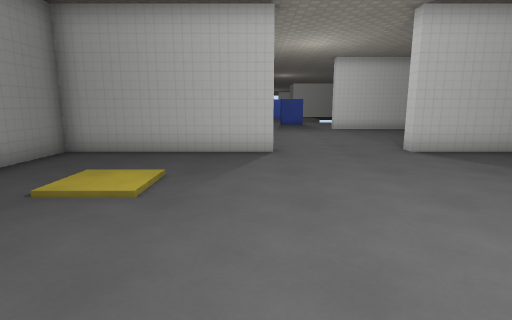
View 1 (above)

12 first-person views from a walk through a Godot game level. The camera is 1.3 m above the floor, tilts 10° down and sees 80° across. The floor is counted in squares, 1 m on a side. Each view is taken from the middle of a square. On the plan, view 1 faces up. The plan holds only what a view shows up to about 14 squares ahead; the rest is blank. The place goes on beyond the plan. Flat picture figures and markers are left out. Door leaves are left out where a doorway can be walked through. Some surface patterns are stand-ins.

View 2
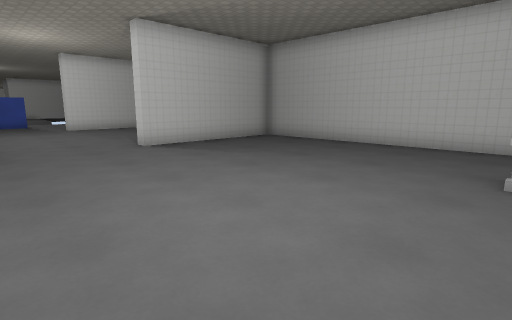

View 3
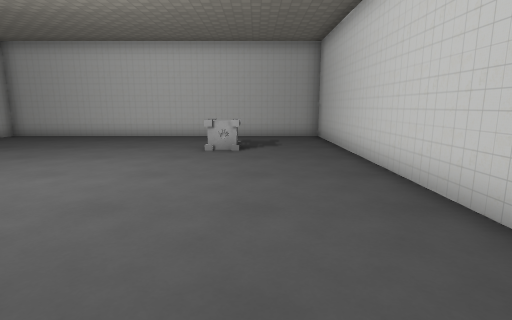

View 4
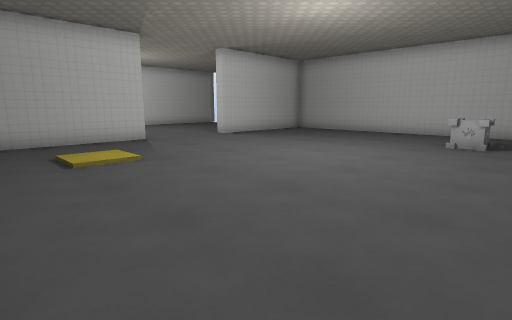

View 5
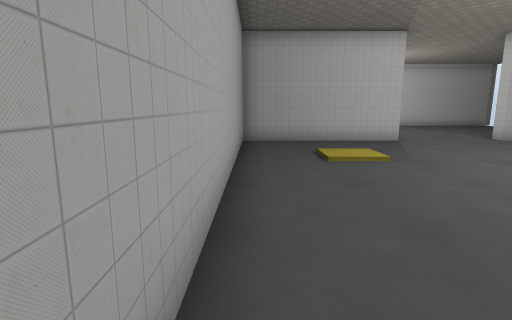

View 6
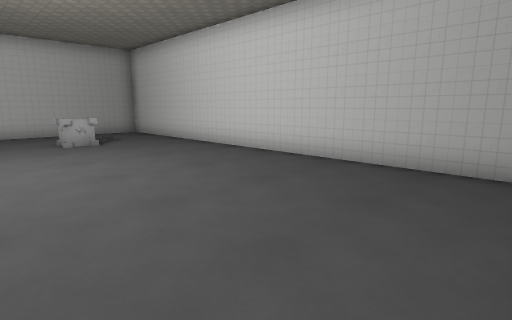

View 7
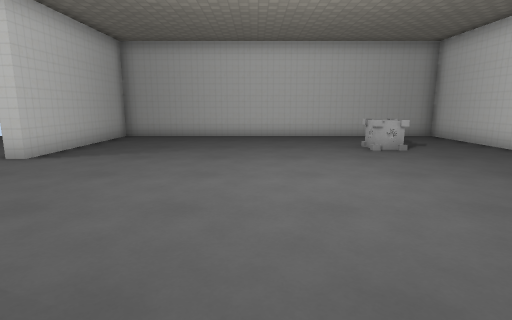

View 8
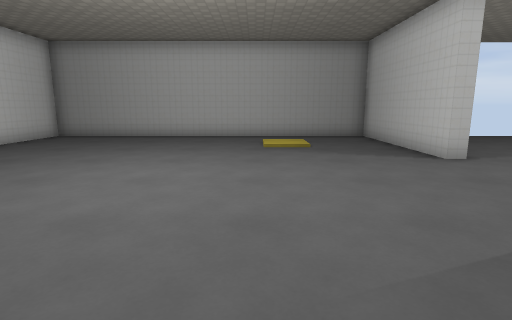

View 9
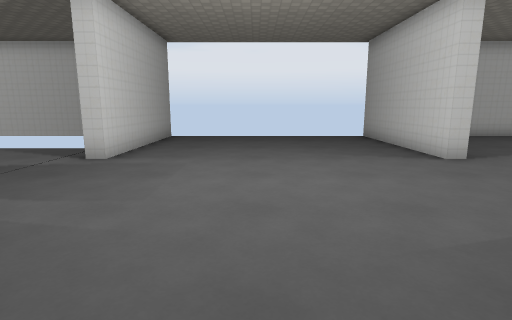

View 10
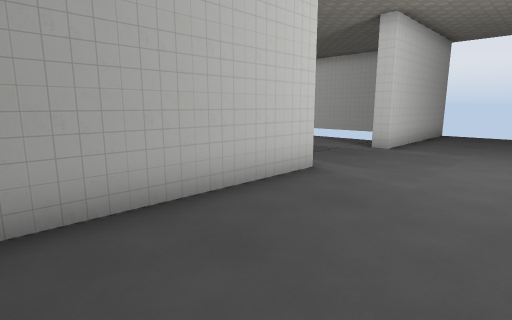

View 11
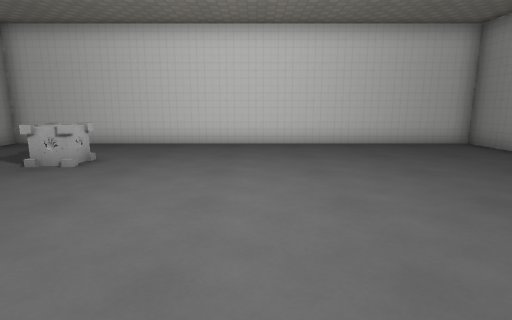

View 12
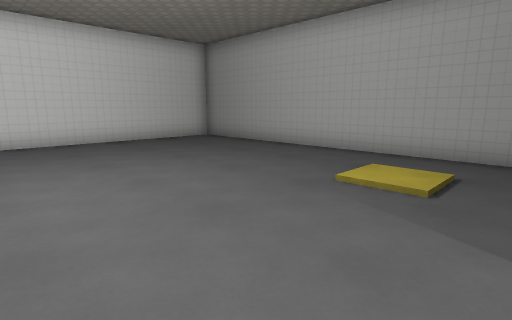

### Floor plan
Points are (right, up) in squares from view 1. A wall is a line through its corners. A room is listed if a view was taken in it or the views show most of it. See-through windows are left out.
Room 1 (views 1, 2, 3, 4, 5, 6, 7, 8, 11, 12)
walls: (0.5, 8.7) (-5.5, 8.7) (-5.5, -4.8) (10.5, -4.8) (10.5, 8.7) (4.5, 8.7)
ways out: open door at (2.5, 9) to room 2
objects: other object (6, -1) to (7, -1)
Room 2 (views 9, 10)
walls: (0.6, 17.7) (-4.9, 17.7); (4.5, 9.2) (10.5, 9.2); (10.6, 17.7) (4.5, 17.7) (4.5, 18.2)
ways out: open door at (2.5, 9) to room 1

Positions as (right, up) in squares from view 1, and headings:
1: (0, 0), facing up
2: (0, -1), facing up-right
3: (-3, -2), facing right
4: (-5, -3), facing up-right
5: (-5, -3), facing up
6: (-5, 2), facing down-right
7: (-3, 3), facing right
8: (8, 4), facing left
9: (-3, 14), facing right
10: (-5, 14), facing up-right
11: (2, 6), facing down
12: (3, 7), facing down-left
